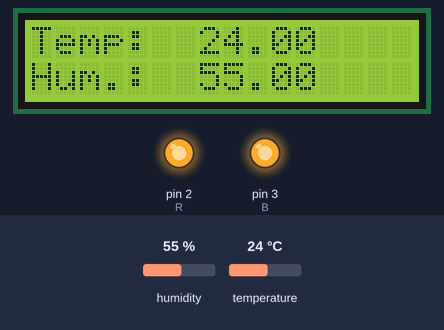
A sketch run on a simulated Arduino Uno, built with avr-gcc and run on an emulated ATmega328P. Parts: 16×2 character LCD, output pins drawn as LEDs (lit = HIGH). The test bench sets the inputs (shaded band); at power-on: humidity 55 %, temperature 24 °C. What the sketch prints to the serial monitor is not drawn.

Above: at 3.6 s.
3.7 s: humidity set to 29 %
At 6.8 s:
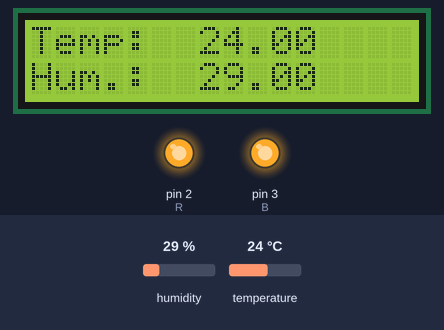
8.0 s: humidity set to 26 %
At 10.1 s:
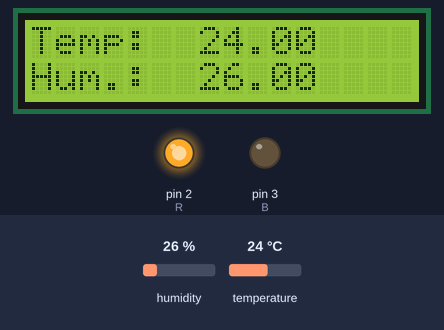
12.3 s: temperature set to 22 °C
At 15.5 s:
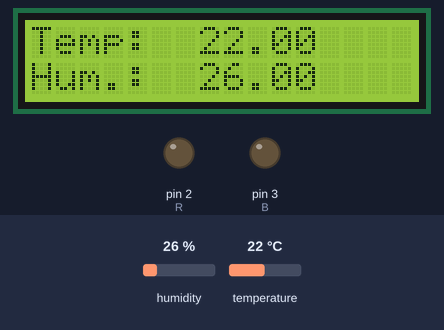
16.7 s: humidity set to 40 %
At 18.8 s:
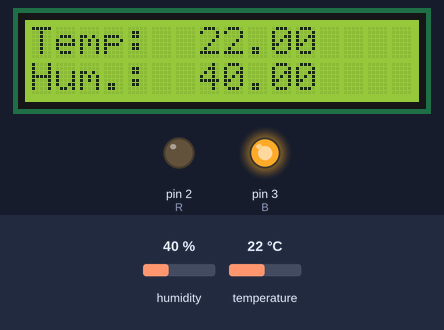
21.0 s: temperature set to 12 °C
At 25.5 s:
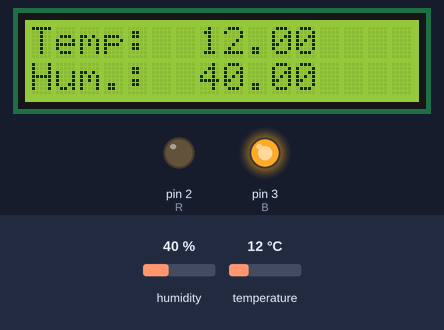
Timing chart, 0 to 26.7 s (numbered marks = the images above; inputs shaded):
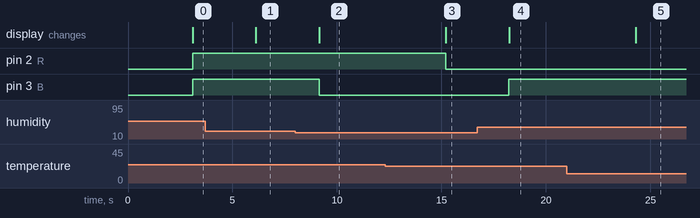

The sketch:

M3A6.ino
```cpp
#include <DHT.h>
#include <LiquidCrystal.h>

using namespace std;


int
  R = 2,
  B = 3,
  DT = 6,
  RS = 8,
  EN = 9,
  D4 = 10,
  D5 = 11,
  D6 = 12,
  D7 = 13;

float temp, hum;

DHT sens(DT,DHT11);
LiquidCrystal lcd(RS, EN, D4, D5, D6, D7);

void setup() {
  pinMode(DT,INPUT);
  pinMode(R,OUTPUT);
  pinMode(B,OUTPUT);
  pinMode(RS,OUTPUT);
  pinMode(EN,OUTPUT);
  pinMode(D4,OUTPUT);
  pinMode(D5,OUTPUT);
  pinMode(D6,OUTPUT);
  pinMode(D7,OUTPUT);

  Serial.begin(9600);
  lcd.begin(16,2);
  sens.begin();
}

void loop() {
  delay(2000);
  temp = sens.readTemperature();
  hum = sens.readHumidity();
  delay(1000);

  Serial.print("Temp: ");
  Serial.println(temp);
  Serial.print("Hum.: ");
  Serial.println(hum);

  if(isnan(temp)||isnan(hum)){
    Serial.println("Failed to read, trying again...");
    return;
  }

  if(temp > 23){
    digitalWrite(R,HIGH);
  } else {
    digitalWrite(R,LOW);
  }
  if(hum >= 28){
    digitalWrite(B,HIGH);
  } else {
    digitalWrite(B,LOW);
  }


  lcd.setCursor(0,0);
  lcd.print("Temp: ");
  lcd.setCursor(7,0);
  lcd.print(temp);
  lcd.setCursor(0,1);
  lcd.print("Hum.: ");
  lcd.setCursor(7,1);
  lcd.print(hum);


}
```

Measured:
- the behaviour switches between 28 and 27 % on humidity (found by bisection; images 1 and 2)
- the behaviour switches between 24 and 23 °C on temperature (found by bisection; images 2 and 3)
- after the input at 3.7 s, the display: changes after 2.4 s (image 1)
- after the input at 8.0 s, pin 3 (B): HIGH → LOW after 1.1 s; the display: changes after 1.1 s (image 2)
- after the input at 12.3 s, pin 2 (R): HIGH → LOW after 2.9 s; the display: changes after 2.9 s (image 3)
- after the input at 16.7 s, pin 3 (B): LOW → HIGH after 1.5 s; the display: changes after 1.5 s (image 4)
- after the input at 21.0 s, the display: changes after 3.3 s (image 5)
